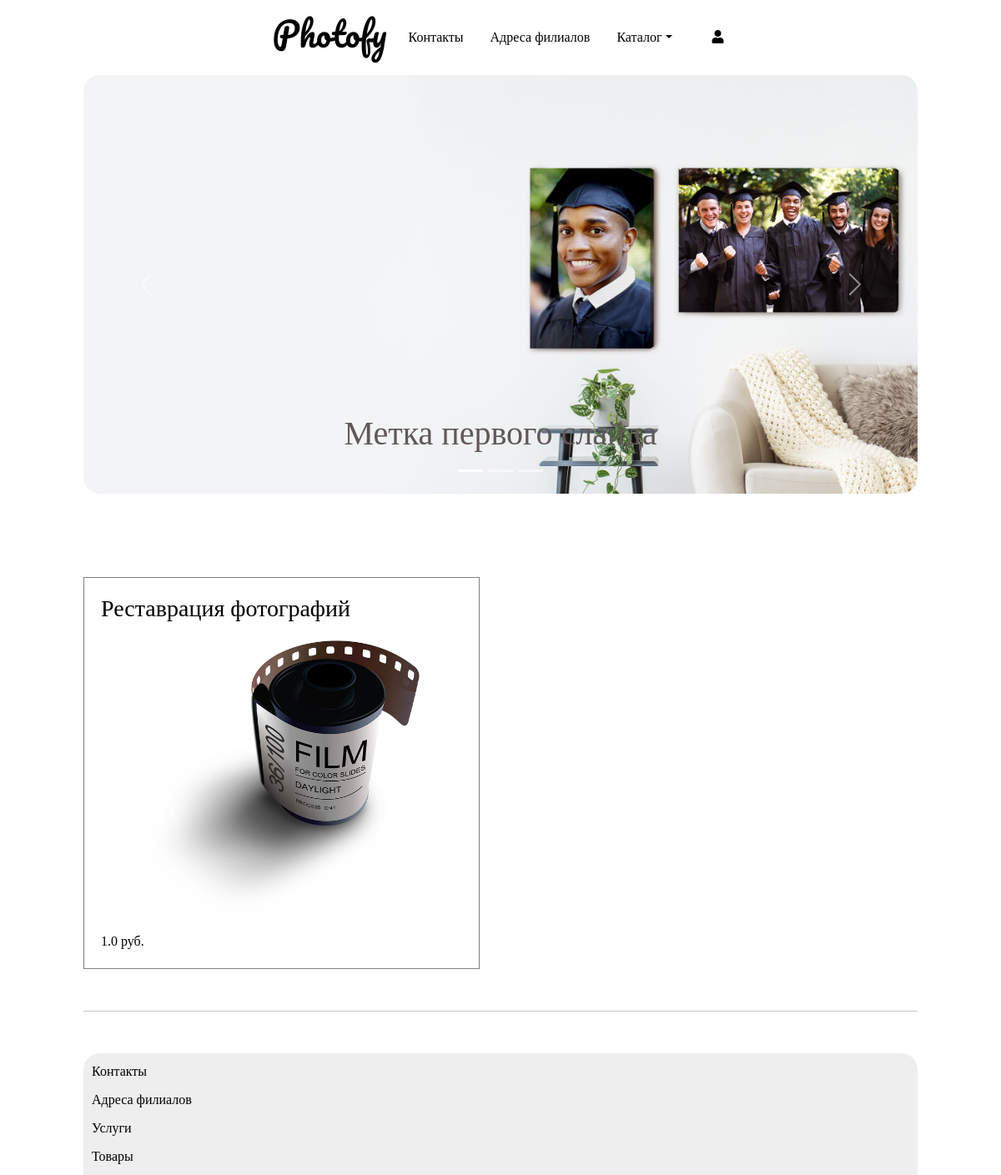
Page /home/services_by_category/ on the earlier database version.
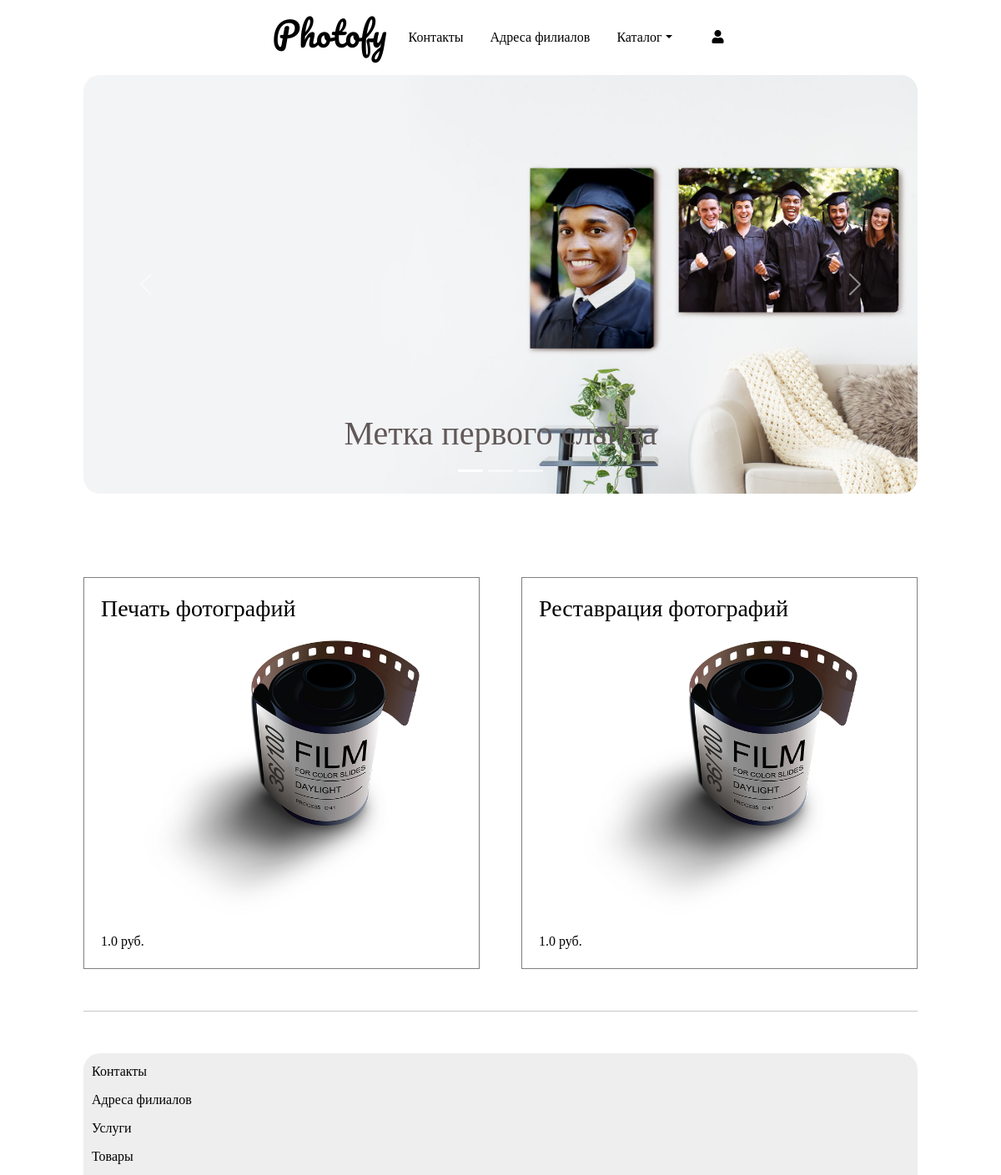
Same page on the later database version.
### module1/models.py (models this page shows, shortened)
class Services(models.Model):
    title = models.CharField(verbose_name=_("title"), help_text=_("Required"), max_length=255)
    CHOICES = [
        ('good', 'Goods'),
        ('service', 'Services'),
    ]
    category = models.CharField(max_length=32, choices=CHOICES, default='good')
    description = models.TextField(verbose_name=_("Описание"), help_text=_("Not required"), blank=True)
    image = models.ImageField(verbose_name='image', help_text=_("Upload a product image"), default="photos/photo-roll.png", upload_to="photos/")
    regular_price = models.FloatField(verbose_name=_("Regular price"), help_text=_("Максимально 10 цифр"))
    created_at = models.DateTimeField(_("Created at"), auto_now_add=True, editable=False)
    updated_at = models.DateTimeField(_("Updated at"), auto_now_add=True)
    available = models.IntegerField(blank=True, null=True)
    class Meta:
        ordering = ('-created_at',)
        verbose_name = 'Сервис'
        verbose_name_plural = 'Сервисы'

### module1/views.py (the view)
# urls.py: path('services_by_category/', Services_by_category, name="services-by-category"),
def Services_by_category(request):
    services = Services.objects.filter(category='service')
    context = {"services": services}
    return render(request, 'services_by_category.html', context)

### templates/services_by_category.html (shortened to what this page needs)
{% extends "base.html" %}
{% load static %}
{% block content %}
    <div class="mycontainer1">
      <div id="carouselExampleCaptions" class="carousel slide" data-bs-ride="carousel">
        <div class="carousel-indicators">
          <button type="button" data-bs-target="#carouselExampleCaptions" data-bs-slide-to="0" class="active" aria-current="true" aria-label="Slide 1"></button>
          <button type="button" data-bs-target="#carouselExampleCaptions" data-bs-slide-to="1" aria-label="Slide 2"></button>
          <button type="button" data-bs-target="#carouselExampleCaptions" data-bs-slide-to="2" aria-label="Slide 3"></button>
        </div>
        <div class="carousel-inner mycarousel">
          <div class="carousel-item active">
            <img src="{% static 'photos/new-banner1.jpg'%}" class="d-block w-100" alt="...">
            <div class="carousel-caption d-none d-md-block">
              <h1>Метка первого слайда</h1>
            </div>
          </div>
        </div>
        <button class="carousel-control-prev" type="button" data-bs-target="#carouselExampleCaptions"  data-bs-slide="prev">
          <span class="carousel-control-prev-icon" aria-hidden="true"></span>
        </button>
        <button class="carousel-control-next" type="button" data-bs-target="#carouselExampleCaptions"  data-bs-slide="next">
          <span class="carousel-control-next-icon" aria-hidden="true"></span>
        </button>
      </div>
    </div>
    <section class="products-section">
      {% for item in services %}
      <div class="products-section-item">
        <a href="{% url 'module1:detail' item.id %}">
          <h3 class='products-item-title'>{{ item.title }}</h3>
          <img src="{{ item.image.url }}" alt="" width='330' height='330'>
          <p>{{ item.regular_price }} руб.</p>
        </a>
      </div>
      {% endfor %}
    </section>
{% endblock content %}

Differences in the rows shown:
added Services: title "Печать фотографий", image (picture), regular_price "1.0"
